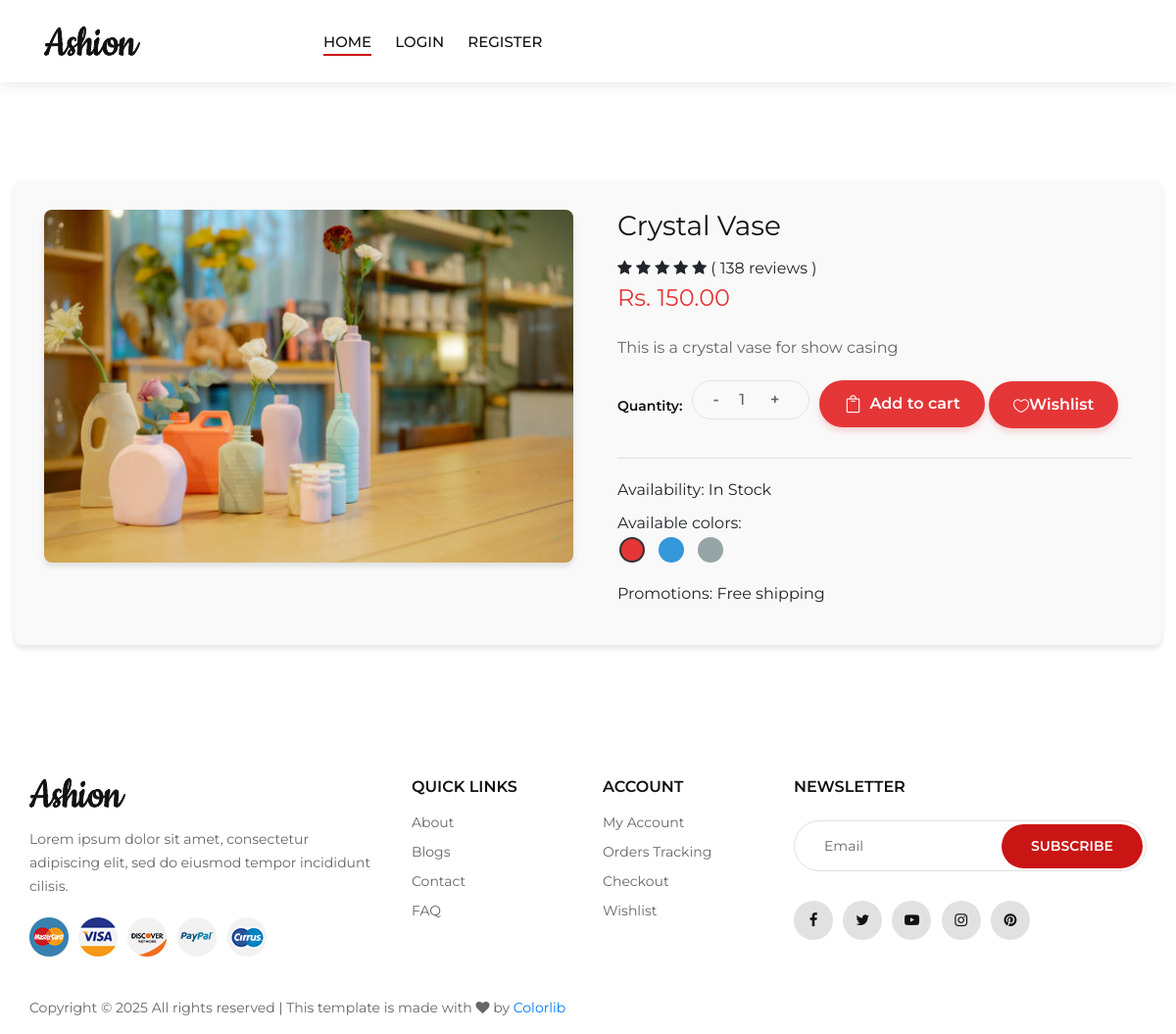
Screenshot of /shop/decor/crystal-vase/ with the database file from the repository.
### artist/models.py (models this page shows, shortened)
class Product(models.Model):
    artist = models.ForeignKey('accounts.Artist', on_delete=models.CASCADE)
    slug = models.SlugField(max_length=255, unique=True, null=True, blank=True)
    name = models.CharField(max_length=255)
    description = models.TextField()
    price = models.DecimalField(max_digits=10, decimal_places=2)
    image = models.ImageField(upload_to='picture/artist/products')
    stock = models.PositiveIntegerField(null=True)
    is_available=models.BooleanField(default=True)
    categories = models.ManyToManyField(Category, blank=True)

### shop/views.py (the view)
# urls.py: path('<slug:category_slug>/<slug:product_slug>/', views.product_detail, name='product_detail'),
def product_detail(request,category_slug,product_slug):
    category=get_object_or_404(Category,slug=category_slug)
    single_product=get_object_or_404(Product,categories=category,slug=product_slug)
    cart = Cart.objects.filter(cart_id=_cart_id(request)).first()
    cart_items = CartItem.objects.filter(cart=cart)
    cart_count = cart_items.count()
    wishlist_count = 0
    if request.user.is_authenticated:
        try:
            customer = get_object_or_404(Customers, user=request.user)
            wishlist_count = Wishlist.objects.filter(user=customer).count()
        except Customers.DoesNotExist:
            wishlist_count = 0  # In case the customer is not found
    context={
        'single_product':single_product,
        'cart_count': cart_count,
         'wishlist_count': wishlist_count,
    }
    return render(request, 'customers/product_detail.html',context)

### shop/views.py (called while the page is built)
def _cart_id(request):
    cart = request.session.session_key
    if not cart:
        cart = request.session.create()
    return cart

### template/customers/product_detail.html (shortened to what this page needs)
{% load static %}
<!DOCTYPE html>
<html lang="zxx">
<head>
    <link rel="stylesheet" href="{% static "shop/css/bootstrap.min.css" %}" type="text/css">
    <link rel="stylesheet" href="{% static "shop/css/font-awesome.min.css" %}" type="text/css">
    <link rel="stylesheet" href="{% static "shop/css/elegant-icons.css" %}" type="text/css">
    <link rel="stylesheet" href="{% static "shop/css/jquery-ui.min.css" %}" type="text/css">
    <link rel="stylesheet" href="{% static "shop/css/magnific-popup.css" %}" type="text/css">
    <link rel="stylesheet" href="{% static "shop/css/owl.carousel.min.css" %}" type="text/css">
    <link rel="stylesheet" href="{% static "shop/css/slicknav.min.css" %}" type="text/css">
    <link rel="stylesheet" href="{% static "shop/css/style.css" %}" type="text/css">
</head>
<body>
    <body>
    <header class="header">
        <div class="container-fluid">
            <div class="row">
                <div class="col-xl-3 col-lg-2">
                    <div class="header__logo">
                        <a href="./index.html"><img src="img/logo.png" alt=""></a>
                    </div>
                </div>
                <div class="col-xl-6 col-lg-7">
                    <nav class="header__menu">
                        <ul>
                            <li class="active"><a href="{% url 'shop_index' %}">Home</a></li>
                            {% if user.is_authenticated and request.user.customers %}
                            <li><a href="{% url 'shop_index' %}">Shop</a></li>
                            <!-- <li><a href="#">Product Details</a>
                                <ul class="dropdown">
                                    <li><a href="./product-details.html"></a>Orders</li>
                                    <li><a href="./shop-cart.html">Shop Cart</a></li>
                                    <li><a href="./checkout.html">Checkout</a></li>
                                    <li><a href="./blog-details.html">Address Details</a></li>
                                </ul>
                            </li> -->
                          <li> <a href="{% url 'customerlogout' %}">Logout</a></li>
                            {% else %}
                            <li><a href="{% url 'customerlogin' %}">Login</a></li>
                            <li><a href="{% url 'customer_register' %}">Register</a></li>
                            {% endif %}
                        </ul>
                    </nav>
                </div>
                <div class="col-lg-3">
                    <div class="header__right">
                    </div>
                </div>
            </div>
        </div>
    </header>
    <section class="product-details spad">
        <div class="container product-details-container">
            <div class="row">
                <div class="col-lg-6">
                    <div class="product_details_pic">
                        <img src="{{single_product.image.url}}" alt="{{single_product.name}}" class="img-fluid product-image">
                    </div>
                </div>
                <div class="col-lg-6 product-info">
                    <div class="product_details_text">
                        <h3 class="product-title">{{single_product.name}}</h3>
                        <div class="rating">
                            <i class="fa fa-star"></i>
                            <i class="fa fa-star"></i>
                            <i class="fa fa-star"></i>
                            <i class="fa fa-star"></i>
                            <i class="fa fa-star"></i>
                            <span>( 138 reviews )</span>
                        </div>
                        <div class="product-price">Rs. {{single_product.price}}</div>
                        <p class="product-description">{{single_product.description}}</p>
                        <div class="product_details_button">
                            <div class="quantity">
                                <span>Quantity:</span>
                                <div class="pro-qty">
                                    <input type="number" id="quantity" value="1" min="1" readonly>
                                </div>
                            </div>
                            {% if user.is_authenticated %}
                                <a href="{% url 'add_cart' single_product.id %}" class="add-to-cart-btn">
                                    <span class="icon_bag_alt"></span> Add to cart
                                </a>
                                <a href="{% url 'add_to_wishlist' single_product.id %}" class="add-to-cart-btn">
                                    <span class="icon_heart_alt"></span>Wishlist
                                </a>
                            {% else %}
                                <a href="{% url 'customerlogin' %}?next={% url 'add_cart' single_product.id %}" class="add-to-cart-btn">
                                    <span class="icon_bag_alt"></span> Add to cart
                                </a>
                                <a href="{% url 'add_to_wishlist' single_product.id %}" class="add-to-cart-btn">
                                    <span class="icon_heart_alt"></span>Wishlist
                                </a>
                            {% endif %}
                        </div>
                        <div class="product-meta">
                            <div class="product-meta-item">
                                <span>Availability:</span>
                                <span class="in-stock">In Stock</span>
                            </div>
                            <div class="product-meta-item">
                                <span>Available colors:</span>
                                <div class="color-options">
                                    <label class="color-option">
                                        <span class="color-circle color-red"></span>
                                    </label>
                                    <label class="color-option">
                                        <span class="color-circle color-blue"></span>
                                    </label>
                                    <label class="color-option">
                                        <span class="color-circle color-grey"></span>
                                    </label>
                                </div>
                            </div>
                            <div class="product-meta-item">
                                <span>Promotions:</span>
                                <span>Free shipping</span>
                            </div>
                        </div>
                    </div>
                </div>
            </div>
        </div>
    </section>
    <footer class="footer">
        <div class="container">
            <div class="row">
                <div class="col-lg-4 col-md-6 col-sm-7">
                    <div class="footer__about">
                        <div class="footer__logo">
                            <a href="./index.html"><img src="img/logo.png" alt=""></a>
                        </div>
                        <p>Lorem ipsum dolor sit amet, consectetur adipiscing elit, sed do eiusmod tempor incididunt
                        cilisis.</p>
                        <div class="footer__payment">
                            <a href="#"><img src="img/payment/payment-1.png" alt=""></a>
                            <a href="#"><img src="img/payment/payment-2.png" alt=""></a>
                            <a href="#"><img src="img/payment/payment-3.png" alt=""></a>
                            <a href="#"><img src="img/payment/payment-4.png" alt=""></a>
                            <a href="#"><img src="img/payment/payment-5.png" alt=""></a>
                        </div>
                    </div>
                </div>
                <div class="col-lg-2 col-md-3 col-sm-5">
                    <div class="footer__widget">
                        <h6>Quick links</h6>
                        <ul>
                            <li><a href="#">About</a></li>
                            <li><a href="#">Blogs</a></li>
                            <li><a href="#">Contact</a></li>
                            <li><a href="#">FAQ</a></li>
                        </ul>
                    </div>
                </div>
                <div class="col-lg-2 col-md-3 col-sm-4">
                    <div class="footer__widget">
                        <h6>Account</h6>
                        <ul>
                            <li><a href="#">My Account</a></li>
                            <li><a href="#">Orders Tracking</a></li>
                            <li><a href="#">Checkout</a></li>
                            <li><a href="#">Wishlist</a></li>
                        </ul>
                    </div>
                </div>
                <div class="col-lg-4 col-md-8 col-sm-8">
                    <div class="footer__newslatter">
                        <h6>NEWSLETTER</h6>
                        <form action="#">
                            <input type="text" placeholder="Email">
                            <button type="submit" class="site-btn">Subscribe</button>
                        </form>
                        <div class="footer__social">
                            <a href="#"><i class="fa fa-facebook"></i></a>
                            <a href="#"><i class="fa fa-twitter"></i></a>
                            <a href="#"><i class="fa fa-youtube-play"></i></a>
                            <a href="#"><i class="fa fa-instagram"></i></a>
                            <a href="#"><i class="fa fa-pinterest"></i></a>
                        </div>
                    </div>
                </div>
            </div>
            <div class="row">
                <div class="col-lg-12">
                    <div class="footer_copyright_text">
                        <p>Copyright &copy; <script>document.write(new Date().getFullYear());</script> All rights reserved | This template is made with <i class="fa fa-heart" aria-hidden="true"></i> by <a href="https://colorlib.com" target="_blank">Colorlib</a></p>
                    </div>
                </div>
            </div>
        </div>
    </footer>
</body>
</html>

### static/shop/css/style.css (style rules this page uses)
html, body { height: 100%; font-family: "Montserrat", sans-serif; -webkit-font-smoothing: antialiased; }
h1, h2, h3, h4, h5, h6 { margin: 0; color: #111111; font-weight: 400; font-family: "Montserrat", sans-serif; }
h3 { font-size: 30px; }
h6 { font-size: 16px; }
p { font-size: 14px; font-family: "Montserrat", sans-serif; color: #666666; font-weight: 400; line-height: 24px; margin: 0 0 15px 0; }
img { max-width: 100%; }
ul, ol { padding: 0; margin: 0; }
.spad { padding-top: 100px; padding-bottom: 100px; }
.site-btn { font-size: 14px; color: #ffffff; background: #ca1515; font-weight: 600; border: none; text-transform: uppercase; display: inline-block; padding: 12px 30px; border-radius: 50px; }
.header { background: #ffffff; -webkit-box-shadow: 0px 5px 10px rgba(91, 91, 91, 0.1); box-shadow: 0px 5px 10px rgba(91, 91, 91, 0.1); }
.header__logo { padding: 26px 0; }
.header__logo a { display: inline-block; }
.header__menu { padding: 30px 0 27px; }
.header__menu ul li { list-style: none; display: inline-block; margin-right: 40px; position: relative; }
.header__menu ul li.active a:after { -webkit-transform: scale(1); -ms-transform: scale(1); transform: scale(1); }
.header__menu ul li:last-child { margin-right: 0; }
.header__menu ul li a { font-size: 15px; text-transform: uppercase; color: #111111; font-weight: 500; display: block; padding: 2px 0; position: relative; }
.header__menu ul li a:after { position: absolute; left: 0; bottom: 0; width: 100%; height: 2px; background: #ca1515; content: ""; -webkit-transition: all, 0.5s; -o-transition: all, 0.5s; transition: all, 0.5s; -webkit-transform: scale(0); -ms-transform: scale(0); transform: scale(0); }
.header__right { text-align: right; padding: 30px 0 27px; }
.footer { padding-top: 55px; }
.footer__about { margin-bottom: 30px; }
.footer__about p { margin-bottom: 20px; }
.footer__logo { margin-bottom: 20px; }
.footer__payment a { margin-right: 6px; margin-bottom: 10px; display: inline-block; }
.footer__payment a:last-child { margin-right: 0; }
.footer__widget { margin-bottom: 30px; }
.footer__widget h6 { color: #111111; font-weight: 600; text-transform: uppercase; margin-bottom: 12px; }
.footer__widget ul li { list-style: none; }
.footer__widget ul li a { font-size: 14px; color: #666666; line-height: 30px; }
.footer__newslatter { margin-bottom: 30px; }
.footer__newslatter h6 { color: #111111; font-weight: 600; text-transform: uppercase; margin-bottom: 25px; }
.footer__newslatter form { position: relative; margin-bottom: 30px; }
.footer__newslatter form input { height: 52px; width: 100%; border: 1px solid #e1e1e1; border-radius: 50px; padding-left: 30px; font-size: 14px; color: #666666; }
.footer__newslatter form input::placeholder { color: #666666; }
.footer__newslatter form button { position: absolute; right: 4px; top: 4px; }
.footer__social a { display: inline-block; height: 40px; width: 40px; background: #e1e1e1; font-size: 15px; color: #111111; line-height: 40px; text-align: center; border-radius: 50%; margin-right: 6px; margin-bottom: 5px; }
.footer__social a:last-child { margin-right: 0; }
.product-details { padding-top: 70px; padding-bottom: 50px; }
.quantity { float: left; margin-right: 10px; margin-bottom: 10px; }
.quantity>span { font-size: 14px; color: #111111; font-weight: 600; float: left; margin-top: 14px; margin-right: 15px; }
.pro-qty { height: 50px; width: 150px; border: 1px solid #ebebeb; border-radius: 50px; padding: 0 20px; overflow: hidden; display: inline-block; }
.pro-qty input { font-size: 14px; color: #666666; font-weight: 500; border: none; float: left; width: 84px; text-align: center; height: 48px; }
@media only screen and (min-width: 1200px) and (max-width: 1599px) { .header__menu ul li { margin-right: 20px; } }
@media only screen and (min-width: 1200px) and (max-width: 1599px) { .header { padding: 0 30px; } }
@media only screen and (min-width: 1200px) { .container { max-width: 1170px; } }

### rows the page displays
Product: image (picture), name "Crystal Vase", price "150.00", description "This is a crystal vase for show casing"
